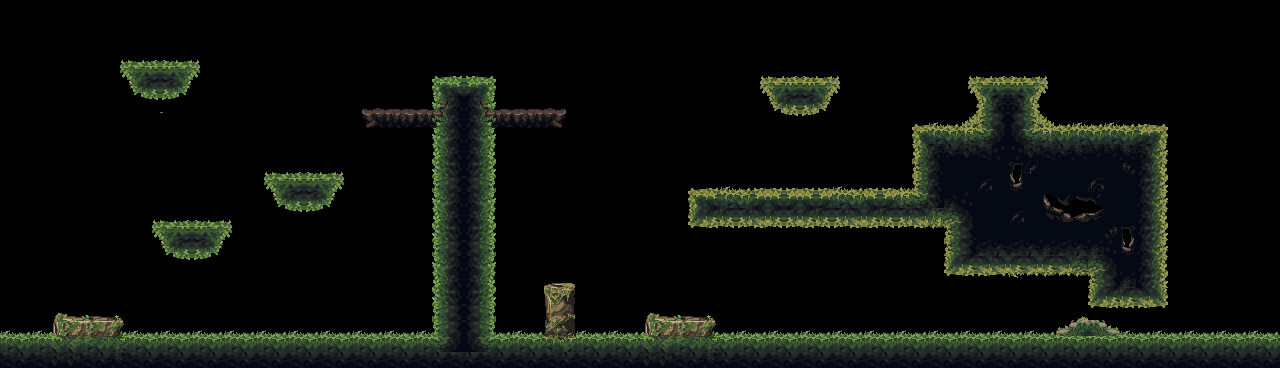

Below is a game level as drawn by its tile map, then a one-line description and the .tmx that defines it (tile-layer data replaced by summaries):
An orthogonal 80x23 tile map with 16x16 px tiles, 2 tile layers (ground, background) and 57 objects (18x coin, 11x spike, 2x enemy, block).

<map version="1.5" tiledversion="1.7.1" orientation="orthogonal" renderorder="right-down" width="80" height="23" tilewidth="16" tileheight="16" infinite="0" nextlayerid="9" nextobjectid="70">
 <editorsettings>
  <export target="../1.lua" format="lua" />
 </editorsettings>
 <tileset firstgid="1" name="SET1_Mainlev_build" tilewidth="16" tileheight="16" tilecount="1020" columns="34">
  <image source="../../assets/bg_tilesets/SET1_Mainlev_build.png" width="544" height="480" />
 </tileset>
 <layer id="1" name="ground" width="80" height="23" locked="1">
  <data>[1840 cells, 644 non-empty, 234 distinct tile ids]</data>
 </layer>
 <objectgroup color="#ff2600" id="3" name="solid" locked="1">
  <object id="4" x="160.891" y="225.084" width="62.9749" height="14.6264">
   <properties>
    <property name="collidable" type="bool" value="true" />
   </properties>
  </object>
  <object id="6" x="176.736" y="241.336" width="31.2843" height="13.8138">
   <properties>
    <property name="collidable" type="bool" value="true" />
   </properties>
  </object>
  <object id="7" x="0.406289" y="338.261" width="1277.08" height="29.4308">
   <properties>
    <property name="collidable" type="bool" value="true" />
   </properties>
  </object>
  <object id="8" x="271.417" y="176.494" width="62.9749" height="14.6264">
   <properties>
    <property name="collidable" type="bool" value="true" />
   </properties>
  </object>
  <object id="9" x="287.262" y="192.746" width="31.2843" height="13.8138">
   <properties>
    <property name="collidable" type="bool" value="true" />
   </properties>
  </object>
  <object id="10" x="128.812" y="64.0761" width="62.9749" height="14.6264">
   <properties>
    <property name="collidable" type="bool" value="true" />
   </properties>
  </object>
  <object id="11" x="145.698" y="80.3281" width="31.2843" height="13.8138">
   <properties>
    <property name="collidable" type="bool" value="true" />
   </properties>
  </object>
  <object id="12" x="433.595" y="82.089" width="60.2589" height="254.267">
   <properties>
    <property name="collidable" type="bool" value="true" />
   </properties>
  </object>
  <object id="13" x="651.58" y="320.979" width="57.307" height="13.8138">
   <properties>
    <property name="collidable" type="bool" value="true" />
   </properties>
  </object>
  <object id="14" x="59.8237" y="319.938" width="57.307" height="13.8138">
   <properties>
    <property name="collidable" type="bool" value="true" />
   </properties>
  </object>
  <object id="15" x="546.265" y="285.963" width="27.9226" height="48.9315">
   <properties>
    <property name="collidable" type="bool" value="true" />
   </properties>
  </object>
  <object id="16" x="497.761" y="112.155" width="65.1093" height="13.3616">
   <properties>
    <property name="collidable" type="bool" value="true" />
   </properties>
  </object>
  <object id="17" x="365.99" y="112.155" width="65.1093" height="13.3616">
   <properties>
    <property name="collidable" type="bool" value="true" />
   </properties>
  </object>
  <object id="18" x="690.97" y="192.187" width="475.78" height="30.3382">
   <properties>
    <property name="collidable" type="bool" value="true" />
   </properties>
  </object>
  <object id="19" x="947.639" y="224.928" width="218.707" height="44.8895">
   <properties>
    <property name="collidable" type="bool" value="true" />
   </properties>
  </object>
  <object id="20" x="1088.71" y="271.816" width="77.2357" height="30.3382">
   <properties>
    <property name="collidable" type="bool" value="true" />
   </properties>
  </object>
  <object id="21" x="1055.16" y="325.17" width="66.7264" height="11.7448">
   <properties>
    <property name="collidable" type="bool" value="true" />
   </properties>
  </object>
  <object id="22" x="914.899" y="129.536" width="251.852" height="60.2492">
   <properties>
    <property name="collidable" type="bool" value="true" />
   </properties>
  </object>
  <object id="23" x="977.55" y="81.4356" width="61.8763" height="45.6979">
   <properties>
    <property name="collidable" type="bool" value="true" />
   </properties>
  </object>
  <object id="24" x="1040.2" y="81.4356" width="4.47937" height="14.17">
   <properties>
    <property name="collidable" type="bool" value="true" />
   </properties>
  </object>
  <object id="25" x="971.891" y="81.8398" width="4.47937" height="14.17">
   <properties>
    <property name="collidable" type="bool" value="true" />
   </properties>
  </object>
  <object id="26" x="766.756" y="80.4537" width="62.9749" height="14.6264">
   <properties>
    <property name="collidable" type="bool" value="true" />
   </properties>
  </object>
  <object id="27" x="783.642" y="97.7458" width="31.2843" height="13.8138">
   <properties>
    <property name="collidable" type="bool" value="true" />
   </properties>
  </object>
  <object id="28" x="-1.83519" y="-46.2928" width="4.47879" height="381.995">
   <properties>
    <property name="collidable" type="bool" value="true" />
   </properties>
  </object>
  <object id="30" x="1274.93" y="-86.4735" width="4.47879" height="351.834">
   <properties>
    <property name="collidable" type="bool" value="true" />
   </properties>
  </object>
 </objectgroup>
 <objectgroup color="#942192" id="8" name="entity">
  <object id="31" name="Coin" type="coin" x="166.407" y="197.608">
   <ellipse />
  </object>
  <object id="32" name="Coin" type="coin" x="214.249" y="198.648">
   <ellipse />
  </object>
  <object id="33" name="Coin" type="coin" x="280.811" y="149.766">
   <ellipse />
  </object>
  <object id="34" name="Coin" type="coin" x="328.653" y="150.806">
   <ellipse />
  </object>
  <object id="35" name="Coin" type="coin" x="136.245" y="42.6417">
   <ellipse />
  </object>
  <object id="36" name="Coin" type="coin" x="184.087" y="43.6817">
   <ellipse />
  </object>
  <object id="37" name="Coin" type="coin" x="527.301" y="83.2034">
   <ellipse />
  </object>
  <object id="38" name="Coin" type="coin" x="396.256" y="84.2434">
   <ellipse />
  </object>
  <object id="39" name="Block" type="block" x="706.188" y="162.246" width="28" height="27" />
  <object id="41" name="Coin" type="coin" x="775.871" y="62.4025">
   <ellipse />
  </object>
  <object id="42" name="Coin" type="coin" x="820.593" y="61.3624">
   <ellipse />
  </object>
  <object id="43" name="Coin" type="coin" x="982.839" y="52.0021">
   <ellipse />
  </object>
  <object id="44" name="Coin" type="coin" x="1029.64" y="52.0021">
   <ellipse />
  </object>
  <object id="45" name="Coin" type="coin" x="997.4" y="324.493">
   <ellipse />
  </object>
  <object id="46" name="Coin" type="coin" x="955.798" y="294.332">
   <ellipse />
  </object>
  <object id="47" name="Coin" type="coin" x="996.36" y="295.372">
   <ellipse />
  </object>
  <object id="48" name="Coin" type="coin" x="958.918" y="323.453">
   <ellipse />
  </object>
  <object id="49" name="Coin" type="coin" x="1034.84" y="295.372">
   <ellipse />
  </object>
  <object id="50" name="Coin" type="coin" x="1035.88" y="324.493">
   <ellipse />
  </object>
  <object id="51" name="Spike" type="spike" x="170.567" y="319.293" width="35" height="15" />
  <object id="53" name="Spike" type="spike" x="211.309" y="320.113" width="35" height="15" />
  <object id="58" name="Spike" type="spike" x="848.855" y="173.467" width="35" height="15" />
  <object id="59" name="Spike" type="spike" x="757.331" y="321.153" width="35" height="15" />
  <object id="60" name="Spike" type="spike" x="795.813" y="321.153" width="35" height="15" />
  <object id="61" name="Spike" type="spike" x="834.294" y="321.153" width="35" height="15" />
  <object id="62" name="Spike" type="spike" x="872.776" y="321.153" width="35" height="15" />
  </objectgroup>
 <layer id="7" name="background" width="80" height="23" locked="1">
  <data>[1840 cells, 43 non-empty, 21 distinct tile ids]</data>
 </layer>
</map>
<!-- 6 of 57 objects omitted -->
